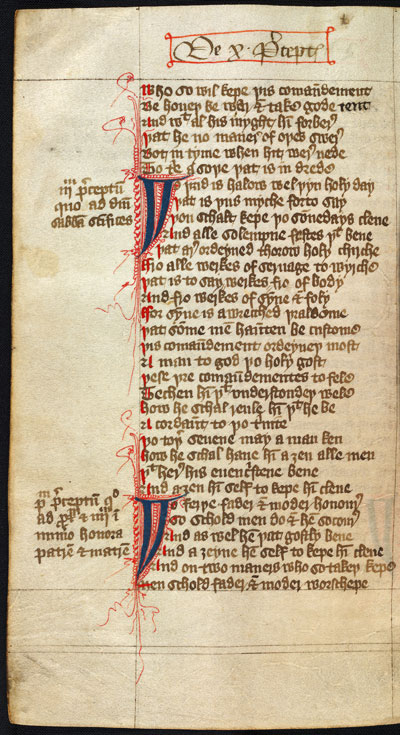
#> input picture python-backend/uploads/3b0cff45da2a.jpg, 400 x 735 px
$ python -i ocr_line_extractor.py   (imports and definitions only)
#> lines starting #> are read from the running program, lines starting #| are printed output that depends on the picture; after the words box and inside, x2 and y2 are one past the last pixel; in counts of white or black regions, pixels touching at a corner belong together
#> further down, picture is the input picture: PIL image 400x735 RGB; mean R, G, B 194.6, 176.5, 148.1
import pytesseract
from PIL import Image, ImageEnhance
import base64
import io

def preprocess_image(image):
    """Preprocess the image for better OCR results"""
    # Convert image to grayscale
    gray_image = image.convert('L')
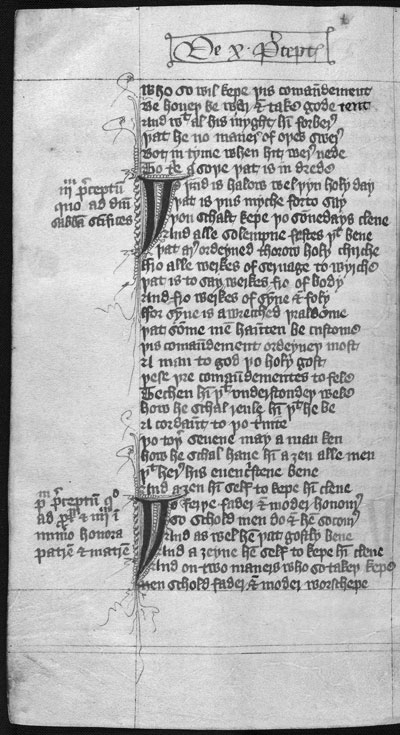
#> gray_image: PIL image 400x735 L; min 1, max 251, mean 178.7

    # Enhance contrast
    enhancer = ImageEnhance.Contrast(gray_image)
    enhanced_image = enhancer.enhance(2.0)  # Increase contrast
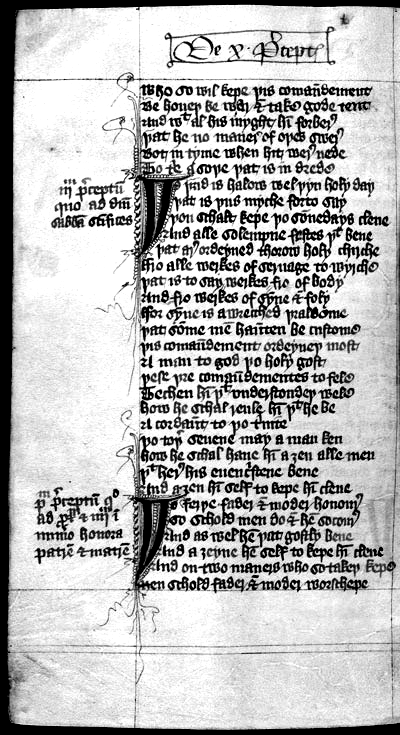
#> enhanced_image: PIL image 400x735 L; min 0, max 255, mean 184

    # Apply thresholding to remove noise and make text clearer
    threshold_image = enhanced_image.point(lambda p: p > 128 and 255)
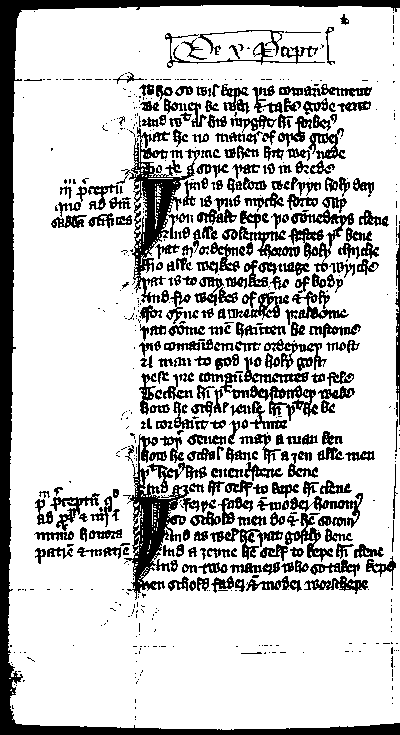
#> threshold_image: PIL image 400x735 L; 77.4% white; 646 black regions (346 under 20 px), largest, box (x1, y1, x2, y2) and area: (0, 0, 400, 735) 14751, (116, 127, 200, 303) 3793, (124, 434, 200, 600) 3490

    return threshold_image

# [224 lines left out: functions extract_line_screenshots, find_lines_with_text, get_all_line_bboxes, not called in this run]

>>> from PIL import Image
>>> picture = Image.open('uploads/3b0cff45da2a.jpg')
>>> result = preprocess_image(picture)
